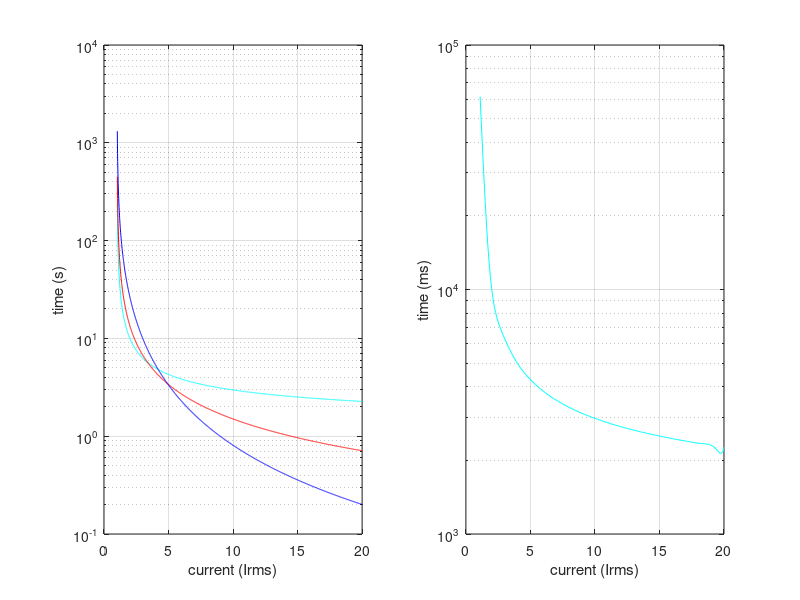

Recreate this plot in MATLAB.
clear all;
close all;

%% IDMT Calc
i_k=0.14;
i_a=0.02;
vi_k=13.5;
vi_a=1;
ei_k=80;
ei_a=2;

current = 1.03:0.01:20;
size=1898;
i_t=zeros(1,size);
vi_t=zeros(1,size);
ei_t=zeros(1,size);

for count=1:size
   i_t(count)=i_k/(current(count)^i_a-1);
   vi_t(count)=vi_k/(current(count)^vi_a-1);
   ei_t(count)=ei_k/(current(count)^ei_a-1);
end

intSize=20;
idmt=zeros(1,intSize);
vidmt=zeros(1,intSize);
eidmt=zeros(1,intSize);

%Storing the ingeter values in milliseconds
idmt(1,1)=round(i_t(1)*1000);
idmt(2,1)=1.03;
vidmt(1)=round(vi_t(1)*1000);
eidmt(1)=round(ei_t(1)*1000);
for count = 2:20
    position = find(current==count);
    idmt(1,count)=round(i_t(position)*1000);
    idmt(2,count)=current(position);
    vidmt(count)=round(vi_t(position)*1000);
    eidmt(count)=round(ei_t(position)*1000);
end

finalResult=zeros(1,190);
result =0;
val = 1.1:0.1:20
for count=1:190;
    xi = val(count)
    for i = 2:20
        term=idmt(1,i);
        for j=2:20
            if j~=i
                term = term*(xi-idmt(2,j))/(idmt(2,i)-idmt(2,j));
            end
        end
        result = result + term;
    end
    finalResult(count) = round(result);
    result=0;
end
    

figure(1)
subplot(121)
semilogy(current,i_t,'c',current,vi_t,'r',current,ei_t,'b');
xlabel('current (Irms)');
ylabel('time (s)');
grid;
subplot(122)
semilogy(val,finalResult,'c')
xlabel('current (Irms)');
ylabel('time (ms)');
grid;

%% test
xi = 2.2;
result = 0;
    for i = 1:20
        term=idmt(1,i);
        for j=1:20
            if j~=i
%                 temp =xi-idmt(2,j);
%                 temp2 =(idmt(2,i)-idmt(2,j));
%                 term=term*temp;
                term = term*(xi-idmt(2,j))/(idmt(2,i)-idmt(2,j));
            end
        end
        result = result + term;
    end
    
    round(result)
    
    
    
    
    
    
    
    
    
    